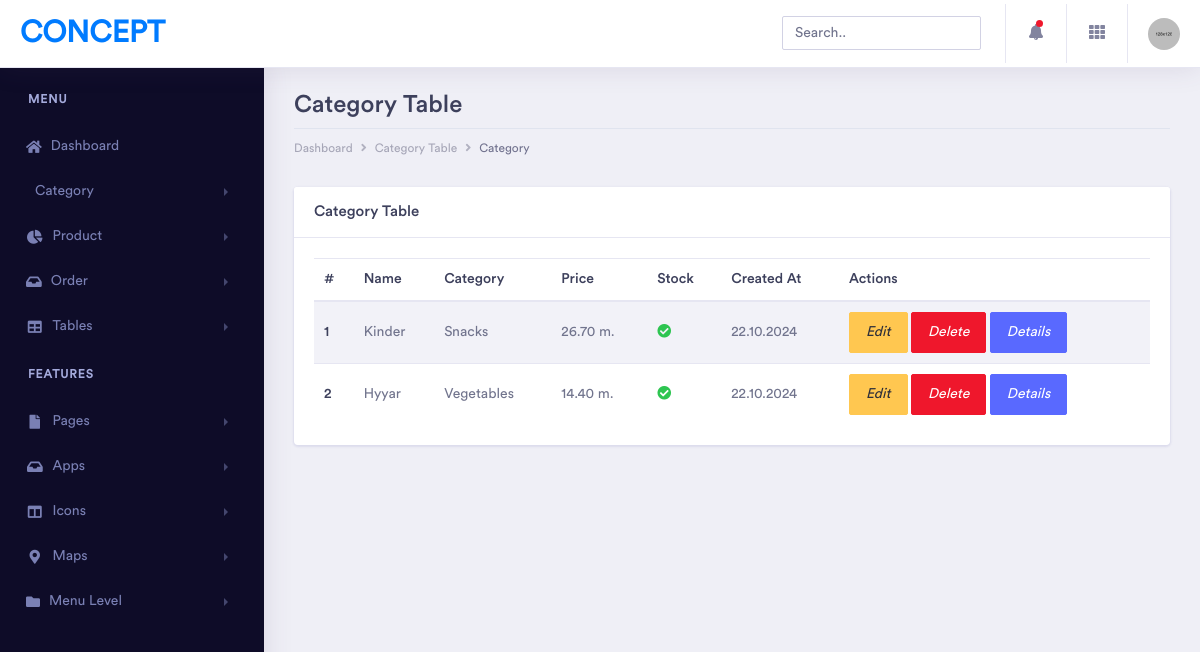
The page /panel/product_table/ on the database its author committed.
### main/models.py (models this page shows, shortened)
class Product(models.Model):
    name = models.CharField(max_length=150)
    category = models.ForeignKey(Category, on_delete=models.CASCADE, related_name='products')
    price = models.DecimalField(max_digits=8, decimal_places=2)
    discount = models.IntegerField(default=0)
    desc = models.TextField()
    stock = models.BooleanField(default=True)
    weight = models.DecimalField(max_digits=4, decimal_places=1, default=True, null=True, blank=True)
    created_at = models.DateTimeField(auto_now_add=True)
    updated_at = models.DateTimeField(auto_now=True)

class Category(models.Model):
    name = models.CharField (max_length=150)
    image = models.ImageField (upload_to='category_images/')
    def __str__(self):
        return self.name

### panel/views.py (the view)
# urls.py: path('product_table/', product_table),
def product_table(request):
  cat = Product.objects.all()
  return render(request, 'panel/product_table.html', context={'all':cat})

### main/context_data.py (called while the page is built)
def context_data(request):
  all_cat = Category.objects.all()
  info = Info.objects.first()
  s_accounts = Social_account.objects.all()
  if request.user.is_authenticated:
    cart, created = Cart.objects.get_or_create(user = request.user, is_ordered = False)
  else:
    cart = None
  return {
    'all':all_cat,
    'info':info,
    's_accs':s_accounts,
    'cart': cart
  }

### templates/panel/product_table.html (shortened to what this page needs)
{% load static %}
<!doctype html>
<html lang="en">
<head>
    <link rel="stylesheet" href="{% static 'panel/assets/vendor/bootstrap/css/bootstrap.min.css' %}">
    <link href="{% static 'panel/assets/vendor/fonts/circular-std/style.css' %}" rel="stylesheet">
    <link rel="stylesheet" href="{% static 'panel/assets/libs/css/style.css' %}">
    <link rel="stylesheet" href="{% static 'panel/assets/vendor/fonts/fontawesome/css/fontawesome-all.css' %}">
</head>
<body>
    <div class="dashboard-main-wrapper">
    {% include "panel/nav.html" %}
        <div class="dashboard-wrapper">
            <div class="container-fluid  dashboard-content">
                <div class="row">
                    <div class="col-xl-12 col-lg-12 col-md-12 col-sm-12 col-12">
                        <div class="page-header">
                            <h2 class="pageheader-title">Category Table </h2>
                            <div class="page-breadcrumb">
                                <nav aria-label="breadcrumb">
                                    <ol class="breadcrumb">
                                        <li class="breadcrumb-item"><a href="#" class="breadcrumb-link">Dashboard</a></li>
                                        <li class="breadcrumb-item"><a href="#" class="breadcrumb-link">Category Table</a></li>
                                        <li class="breadcrumb-item active" aria-current="page">Category</li>
                                    </ol>
                                </nav>
                            </div>
                        </div>
                    </div>
                </div>
                    <div class="row">
                        <div class="col-xl-12 col-lg-6 col-md-12 col-sm-12 col-12">
                            <div class="card">
                                <h5 class="card-header">Category Table</h5>
                                <div class="card-body">
                                    <table class="table table-striped">
                                        <thead>
                                            <tr>
                                                <th scope="col">#</th>
                                                <th scope="col">Name</th>
                                                <th scope="col">Category</th>
                                                <th scope="col">Price</th>
                                                <th scope="col">Stock</th>
                                                <th scope="col">Created At</th>
                                                <th scope="col">Actions</th>
                                            </tr>
                                        </thead>
                                        <tbody>
                                            {% for i in all %}
                                            <tr>
                                                <th scope="row">{{forloop.counter}}</th>
                                                <td>{{i.name}}</td>
                                                <td>{{i.category}}</td>
                                                <td>{{i.price}} m.</td>
                                                {% if i.stock %}
                                                <td><i class='fas fa-check-circle text-success'></i></td>
                                                {% else %}
                                                <td><i class='fas fa-times-circle text-danget'></i></td>
                                                {% endif %}
                                                <td>{{i.created_at|date:'d.m.Y'}}</td>
                                                <td>
                                                    <a href="/panel/product_edit/{{i.id}}/" class="btn btn-brand"><i>Edit</i></a>
                                                    <a href="/panel/product_delete/{{i.id}}/" class="btn btn-danger"><i>Delete</i></a>
                                                    <a href="/panel/product_details/{{i.id}}/" class="btn btn-primary"><i>Details</i></a>
                                                </td>
                                            </tr>
                                            {% endfor %}
                                        </tbody>
                                    </table>
                                </div>
                            </div>
                            </div>
                        </div>
                    </div>
            </div>
        </div>
</body>
</html>

### rows shown on the page
Product: name "Kinder", category "Snacks", price "26.70", stock True (drawn), created_at "22.10.2024"
Product: name "Hyyar", category "Vegetables", price "14.40", stock True (drawn), created_at "22.10.2024"
